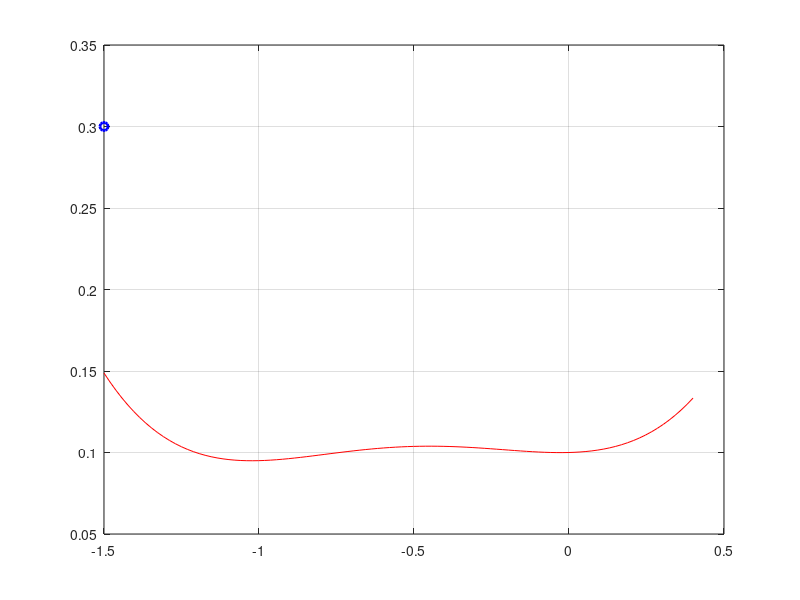

Source code (MATLAB): (Note: this script raises an error after producing the figure.)
% ### EXanimateMotion.m ###       2017.01.19 CB

% demonstrates syntax to "animate" data (borrowed some elements from
% EXrandom2Wwalk.m) as well as function calls

clear
% ================================

% most of these bits are overly complicated for the main purpose of this
% code (i.e., it is "flashier" than it needs to be)
xlim= [-1.5 0.4];    % plotting limits {[-1.5 0.4]}
P.p= [0.1 0.2 0.1 0.005 0.1];     % params for a quartic function
P.dur= 100;     % "duration" for animation {100}
% ================================

% ---
x= linspace(xlim(1),xlim(2),P.dur);   % array of "reaction coord." values (for plotting)
E= @(x) P.p(1)*x.^4+ P.p(2)*x.^3+ P.p(3)*x.^2+ P.p(4)*x+ P.p(5); % energy function
y= 0.8*sin(2*pi*0.5*x)- 0.5;
xP= E(y);

% ---
figure(1); clf;
plot(x,E(x),'r-'); hold on; grid on;
p= plot(x(1),y(1),'bo','LineWidth',2);
for nn=2:length(y)
    p.XData = y(nn);    p.YData = xP(nn);
    drawnow
end
